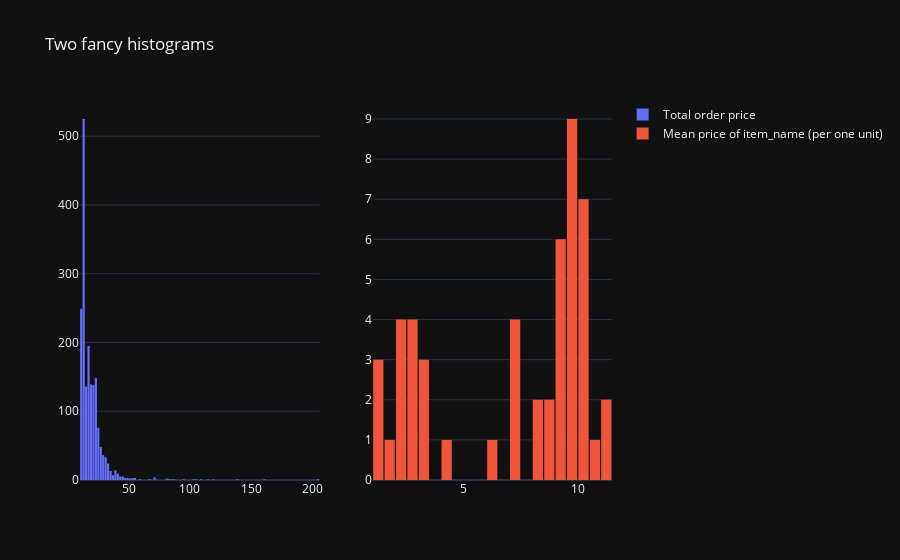

Notebook code cell kept with this figure:
### Markdown cell above
#### 1. [1 балл] Постройте гистограмму распределения сумм покупок и гистограмму средних цен отдельных видов продуктов item_name. 

Изображайте на двух соседних графиках. Для этого может быть полезен subplot.

### Code cell
# your code
# note: let's try plotly package instead of matplotlib

from plotly.subplots import make_subplots
import plotly.graph_objects as go

# a separate df for mean price per item_name
temp_df = df.groupby("item_name").agg(mean_price_item=("price_per_quantity", "mean"))

fig = make_subplots(rows=1, cols=2)

fig.add_trace(go.Histogram(x=df.drop_duplicates("order_id")["total_price_order"], nbinsx=100, name="Total order price"), row=1, col=1)
fig.add_trace(go.Histogram(x=temp_df["mean_price_item"], nbinsx=30, name="Mean price of item_name (per one unit)"), row=1, col=2)

fig.update_layout(
    bargap=0.1, title_text="Two fancy histograms")
fig.show()

### Figure 1 — Plotly figure (JSON) as saved in the notebook; plotly's stock layout.template omitted (floating-point values rounded to 4 significant figures; data arrays with more than 128 entries replaced by an {"elided": "..."} marker saying what was removed)
{"data": [{"name": "Total order price", "nbinsx": 100, "x": {"elided": "1834 float values"}, "type": "histogram", "xaxis": "x", "yaxis": "y"}, {"name": "Mean price of item_name (per one unit)", "nbinsx": 30, "x": [6.49, 10.19, 9.832, 10.09, 10.64, 10.02, 1.432, 7.4, 7.4, 1.09, 1.282, 10.32, 9.976, 9.853, 8.99, 11.06, 9.399, 9.658, 9.476, 9.492, 9.01, 9.909, 9.24, 2.149, 2.749, 4.346, 3.0, 2.95, 2.39, 2.95, 2.95, 2.39, 2.39, 7.4, 3.39, 3.39, 7.4, 1.69, 10.23, 9.993, 9.953, 8.915, 11.03, 9.578, 10.01, 9.603, 8.49, 8.49, 10.14, 9.353], "type": "histogram", "xaxis": "x2", "yaxis": "y2"}], "layout": {"xaxis": {"anchor": "y", "domain": [0.0, 0.45]}, "yaxis": {"anchor": "x", "domain": [0.0, 1.0]}, "xaxis2": {"anchor": "y2", "domain": [0.55, 1.0]}, "yaxis2": {"anchor": "x2", "domain": [0.0, 1.0]}, "title": {"text": "Two fancy histograms"}, "bargap": 0.1}}
